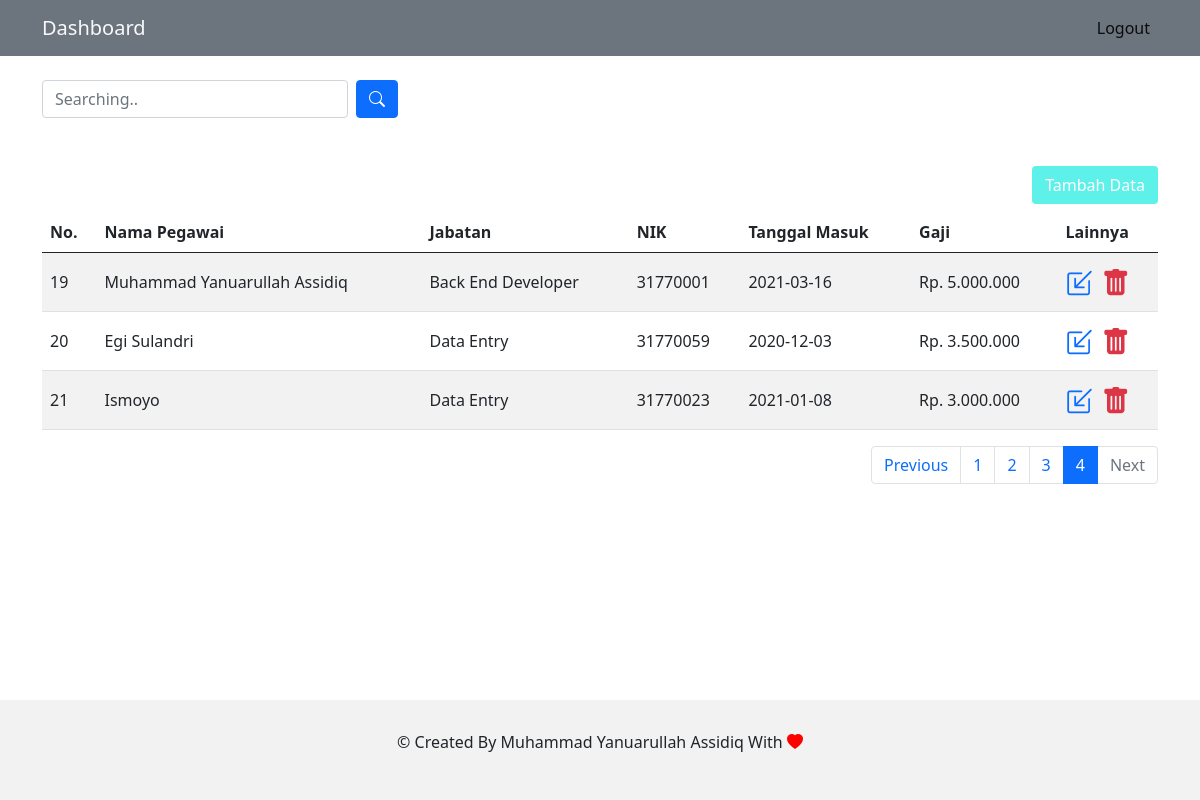
Page /index.php?p=4 (signed in) on the committed database.
### tables this page shows
CREATE TABLE `data_pegawai` (
  `id` int(11) NOT NULL,
  `nama_pegawai` varchar(50) NOT NULL,
  `jabatan` varchar(50) NOT NULL,
  `nik` char(8) NOT NULL,
  `tanggal_masuk` varchar(30) NOT NULL,
  `gaji` int(15) NOT NULL
);

### myfunctions/functions.php (called while the page is built, shortened)
<?php
    $db = mysqli_connect("localhost", "root", "", "latihan");
    function queryLoop($query) {
        global $db;
        $result = mysqli_query($db, $query);
        $rows = [];
        while( $row = mysqli_fetch_assoc($result) ) {
        $rows[] = $row;
        }
        return $rows;
    }
    function rupiah($angka) {
        $hasil = "Rp. " . number_format($angka, "0", ",", ".");
        return $hasil;
    }
?>

### index.php (the view, shortened to what this page needs)
<?php
  require "myfunctions/functions.php";
  $jumlahDataPerHalaman = 6;
  $jumlahData = count(queryLoop("SELECT * FROM data_pegawai"));
  $jumlahHalaman = ceil($jumlahData / $jumlahDataPerHalaman);
  if( isset($_GET["p"]) ){
      $halamanAktif = $_GET["p"];
  } else{
      $halamanAktif = 1;
  }
  $awalData = ( $jumlahDataPerHalaman * $halamanAktif ) - $jumlahDataPerHalaman;
  $pegawai = queryLoop("SELECT * FROM data_pegawai ORDER BY id DESC LIMIT $awalData, $jumlahDataPerHalaman");
?>
<!doctype html>
<html lang="en">
  <head>
    <link href="https://cdn.jsdelivr.net/npm/bootstrap@5.1.0/dist/css/bootstrap.min.css" rel="stylesheet">
    <link rel="stylesheet" href="https://cdn.jsdelivr.net/npm/bootstrap-icons@1.5.0/font/bootstrap-icons.css">
    <link href="style/cantik.css" rel="stylesheet">
  </head>
  <body>
    <nav class="navbar navbar-expand-lg navbar-light bg-secondary">
      <div class="container">
        <a class="navbar-brand text-light hover-head" href="index.php">Dashboard</a>
        <div class="collapse navbar-collapse" id="navbarNav">
          <ul class="navbar-nav ms-auto">
            <li class="nav-item">
              <a class="nav-link active utility-btn" aria-current="page" href="page/logout.php">Logout</a>
            </li>
          </ul>
        </div>
      </div>
    </nav>
    <section class="container mt-4">
      <div class="row">
        <div class="col-md-4">
          <form action="" method="post" class="d-flex">
            <input type="text" autofocus autocomplete="off" class="form-control" id="keyword" placeholder="Searching.." name="keyword">
            <button class="btn btn-primary ms-2" name="cari">
              <i class="bi bi-search"></i>
            </button>
          </form>
        </div>
      </div>
    </section>
    <section class="container d-flex flex-row-reverse mt-5 hover-a">
        <a href="page/tambah.php" class="text-decoration-none text-white btn btn-tambahdata">Tambah Data</a>
    </section>
    <section class="container tabel mt-2" id="table">
      <div class="row">
        <div class="col-md-12">
          <table class="table table-striped table-hover">
            <thead>
              <tr>
                <th>No.</th>
                <th>Nama Pegawai</th>
                <th>Jabatan</th>
                <th>NIK</th>
                <th>Tanggal Masuk</th>
                <th>Gaji</th>
                <th>Lainnya</th>
              </tr>
            </thead>
            <tbody>
              <?php $i = 1; ?>
              <?php foreach( $pegawai as $row ) : ?>
              <tr>
                <td class="align-middle"><?= $i + $awalData; ?></td>
                <td class="align-middle"><?= $row["nama_pegawai"]; ?></td>
                <td class="align-middle"><?= $row["jabatan"]; ?></td>
                <td class="align-middle"><?= $row["nik"]; ?></td>
                <td class="align-middle"><?= $row["tanggal_masuk"]; ?></td>
                <td class="align-middle"><?= rupiah($row["gaji"]); ?></td>
                <td>
                  <a href="page/ubah.php?id=<?= $row["id"]; ?>" class="fs-3"><i class="bi bi-box-arrow-in-down-left"></i></a>
                  <a href="page/hapus.php?id=<?= $row["id"]; ?>" onclick="return confirm('Apakah anda yakin ingin menghapus data ini?')" class="fs-3 text-danger ms-1"><i class="bi bi-trash-fill delete-btn"></i></a>
                </td>
              </tr>
              <?php $i++ ?>
              <?php endforeach; ?>
            </tbody>
          </table>
        </div>
      </div>
    </section>
    <?php if( !isset($_POST["cari"]) ) : ?>
      <section class="container" id="pagination">
        <nav aria-label="Page navigation example">
          <ul class="pagination justify-content-end">
            <?php if( $halamanAktif > 1 ) : ?>
              <li class="page-item">
                <a class="page-link" href="?p=<?= $halamanAktif - 1 ; ?>">Previous</a>
              </li>
            <?php else : ?>
              <li class="page-item disabled">
                <a class="page-link">Previous</a>
              </li>
            <?php endif; ?>
            <?php for( $i = 1; $i <= $jumlahHalaman; $i++ ) : ?>
              <?php if( $i == $halamanAktif ) : ?>
                <li class="page-item active"><a class="page-link" href="?p=<?= $i; ?>"><?= $i; ?></a></li>
              <?php else :?>
                <li class="page-item"><a class="page-link" href="?p=<?= $i; ?>"><?= $i; ?></a></li>
              <?php endif; ?>
            <?php endfor; ?>
            <?php if( $halamanAktif < $jumlahHalaman ) : ?>
              <li class="page-item">
                <a class="page-link" href="?p=<?= $halamanAktif + 1; ?>">Next</a>
              </li>
            <?php else : ?>
              <li class="page-item disabled">
                <a class="page-link">Next</a>
              </li>
            <?php endif; ?>
          </ul>
        </nav>
      </section>
    <?php endif; ?>
    <footer class="text-center">
      <p>&copy; Created By <a href="https://github.com/arul2101" class="text-reset" target="_blank">Muhammad Yanuarullah Assidiq</a> With <i class="bi bi-heart-fill"></i> </p>
    </footer>
  </body>
</html>

### style/cantik.css (style rules this page uses)
body { min-height: 100vh; }
.btn-tambahdata { background-color: rgb(93, 241, 234) !important; }
footer { position: sticky; top: 100%; background-color: rgba(0, 0, 0, 0.05); padding: 30px; }
footer i { color: red; }
footer a { text-decoration: none; }

### rows in the picture
data_pegawai: awalData "19", nama_pegawai "Muhammad Yanuarullah Assidiq", jabatan "Back End Developer", nik "31770001", tanggal_masuk "2021-03-16", gaji "Rp. 5.000.000"
data_pegawai: awalData "20", nama_pegawai "Egi Sulandri", jabatan "Data Entry", nik "31770059", tanggal_masuk "2020-12-03", gaji "Rp. 3.500.000"
data_pegawai: awalData "21", nama_pegawai "Ismoyo", jabatan "Data Entry", nik "31770023", tanggal_masuk "2021-01-08", gaji "Rp. 3.000.000"
